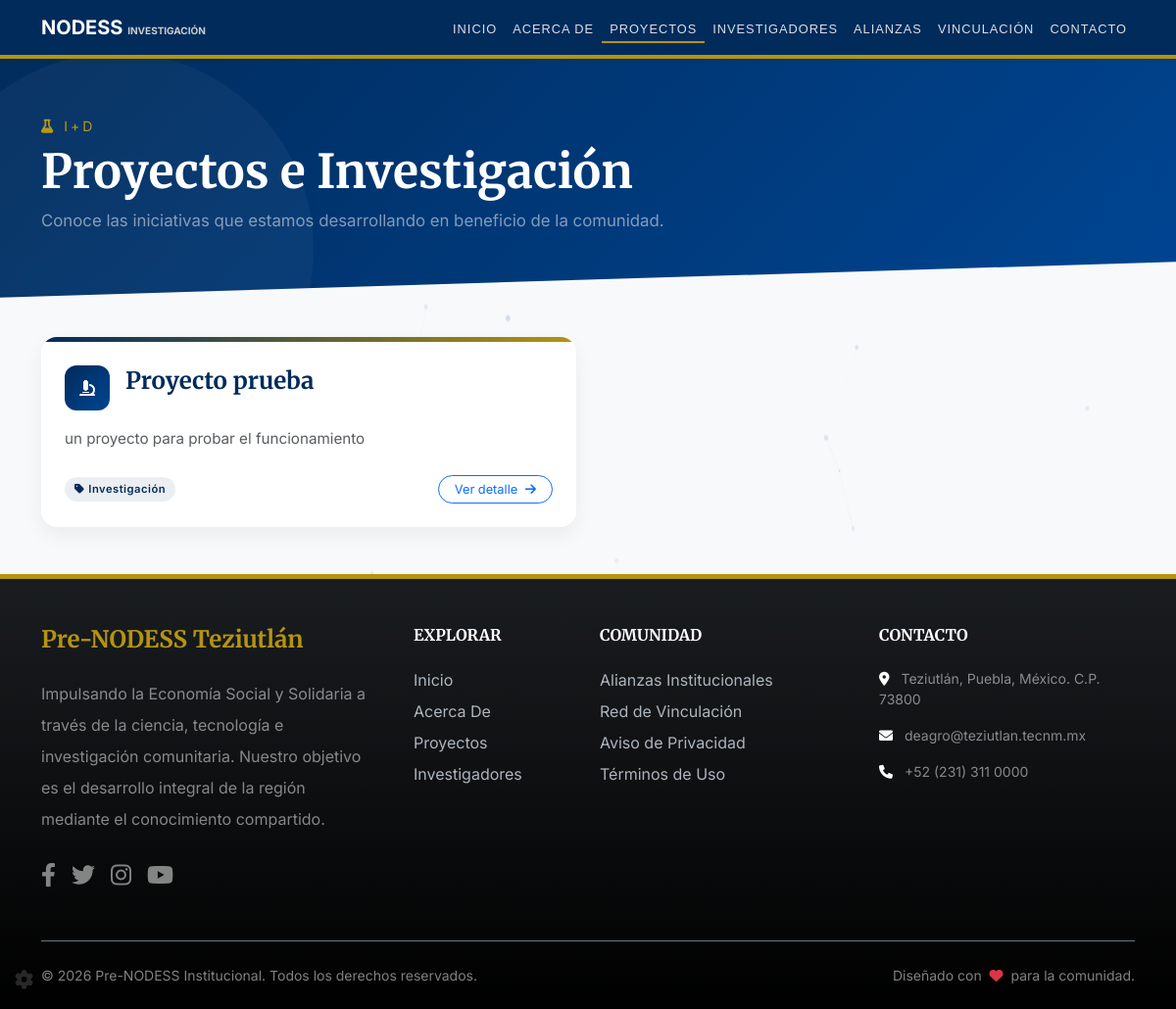
Screenshot of /proyectos with the database file from the repository.
### database.py (models this page shows)
class Proyecto(Base):
    __tablename__ = "proyectos"
    id = Column(Integer, primary_key=True, index=True)
    titulo = Column(String, nullable=False)
    descripcion = Column(Text)
    municipio_trabajo = Column(String) # O podrías hacer relación con Municipio
    participantes = relationship("Institucion", secondary=proyecto_institucion, back_populates="proyectos")

### main.py (the view)
@app.get("/proyectos")
def proyectos(request: Request, db: Session = Depends(get_db)):
    proyectos = db.query(Proyecto).all()
    return templates.TemplateResponse(request=request, name="proyectos.html", context={"request": request, "proyectos": proyectos})

### templates/proyectos.html (shortened to what this page needs)
{% extends "base.html" %}
{% block content %}
<div class="page-hero">
    <div class="container pt-5">
        <p class="text-uppercase small mb-2" style="color: var(--accent-color); letter-spacing:3px;">
            <i class="fas fa-flask me-2"></i>I+D
        </p>
        <h1 class="display-5 fw-bold brand-font text-white" data-aos="fade-right">Proyectos e Investigación</h1>
        <p class="text-white-50 mt-2" data-aos="fade-up" data-aos-delay="100" style="font-size:1.05rem;">
            Conoce las iniciativas que estamos desarrollando en beneficio de la comunidad.
        </p>
    </div>
</div>
<div class="container pb-5">
    <div class="row g-4">
        {% for proyecto in proyectos %}
        <div class="col-md-6" data-aos="fade-up" data-aos-delay="{{ loop.index0 * 100 + 100 }}">
            <div class="proyecto-card">
                <div class="proyecto-card-accent"></div>
                <div class="p-4 pt-4">
                    <div class="d-flex align-items-start gap-3 mb-3">
                        <div style="width:46px; height:46px; border-radius:12px; background: linear-gradient(135deg, var(--primary-color), var(--primary-light));
                                    display:flex; align-items:center; justify-content:center; flex-shrink:0;">
                            <i class="fas fa-microscope text-white"></i>
                        </div>
                        <h4 class="fw-bold brand-font mb-0" style="color: var(--primary-color); line-height:1.3;">{{ proyecto.titulo }}</h4>
                    </div>
                    <p class="text-muted mb-4" style="font-size:0.95rem; line-height:1.7;">{{ proyecto.descripcion }}</p>
                    <div class="d-flex justify-content-between align-items-center">
                        <span class="tag-badge"><i class="fas fa-tag me-1"></i>Investigación</span>
                        <a href="#" class="btn btn-sm btn-outline-primary rounded-pill px-3" style="font-size:0.8rem;">
                            Ver detalle <i class="fas fa-arrow-right ms-1"></i>
                        </a>
                    </div>
                </div>
            </div>
        </div>
        {% endfor %}
    </div>
</div>
{% endblock %}

### templates/base.html (style rules this page uses)
:root { --primary-color: #002B5B; --primary-light: #004593; --accent-color: #B59410; --accent-hover: #d2ac12; --bg-light: #f8f9fa; --text-color: #333333; }
body { font-family: 'Inter', sans-serif; background-color: var(--bg-light); color: var(--text-color); padding-top: 70px; display: flex; flex-direction: column; min-height: 100vh; opacity: 0; transition: opacity 0.4s ease; }
body.loaded { opacity: 1; }
h1, h2, h3, h4, h5, h6, .brand-font { font-family: 'Merriweather', serif; }
.btn { transition: transform 0.2s ease, box-shadow 0.2s ease; }

### templates/proyectos.html (style rules this page uses)
.page-hero { background: linear-gradient(135deg, var(--primary-color) 0%, var(--primary-light) 100%); color: white; padding: 70px 0 50px; margin-top: -70px; clip-path: polygon(0 0, 100% 0, 100% 88%, 0 100%); margin-bottom: 40px; position: relative; overflow: hidden; }
.page-hero::before { content: ''; position: absolute; width: 400px; height: 400px; border-radius: 50%; background: rgba(255,255,255,0.04); bottom: -150px; left: -80px; }
.proyecto-card { border: none; border-radius: 16px; background: white; box-shadow: 0 8px 20px rgba(0,0,0,0.06); overflow: hidden; transition: transform 0.35s ease, box-shadow 0.35s ease; position: relative; height: 100%; }
.proyecto-card-accent { height: 5px; background: linear-gradient(90deg, var(--primary-color), var(--accent-color)); transition: height 0.3s ease; }
.proyecto-card::after { content: ''; position: absolute; inset: 0; border-radius: 16px; box-shadow: 0 0 0 2px transparent; transition: box-shadow 0.35s ease; pointer-events: none; }
.tag-badge { font-size: 0.7rem; padding: 4px 10px; border-radius: 50px; background: rgba(0,43,91,0.08); color: var(--primary-color); font-weight: 600; letter-spacing: 0.5px; }

### rows the page displays
Proyecto: titulo "Proyecto prueba", descripcion "un proyecto para probar el funcionamiento"
